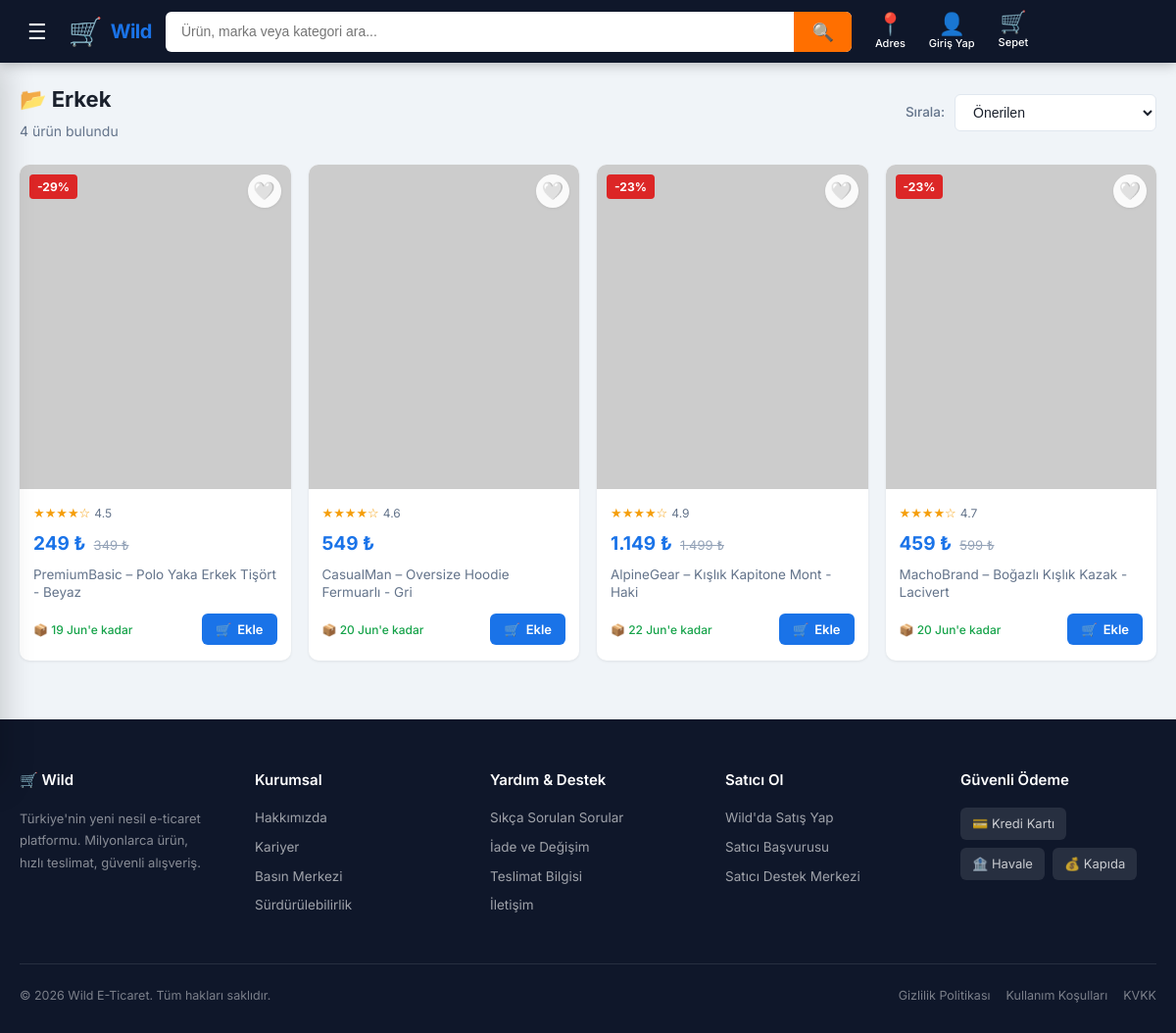
Page /search.php?cat=2 on the committed database.
### tables this page shows
CREATE TABLE categories (
    id INT AUTO_INCREMENT PRIMARY KEY,
    parent_id INT DEFAULT NULL,
    name VARCHAR(100) NOT NULL,
    type ENUM('adult', 'child', 'home', 'general') DEFAULT 'general',
    icon VARCHAR(100),
    FOREIGN KEY (parent_id) REFERENCES categories(id) ON DELETE CASCADE
);

CREATE TABLE products (
    id INT AUTO_INCREMENT PRIMARY KEY,
    category_id INT NOT NULL,
    brand VARCHAR(150),
    title VARCHAR(255) NOT NULL,
    description TEXT,
    price DECIMAL(10, 2) NOT NULL,
    original_price DECIMAL(10, 2) DEFAULT NULL,
    sku VARCHAR(100) UNIQUE NOT NULL,
    composition VARCHAR(255),
    gender ENUM('male', 'female', 'unisex', 'child') DEFAULT 'unisex',
    model_size VARCHAR(50),
    model_height VARCHAR(50),
    return_policy TEXT,
    stock INT NOT NULL DEFAULT 100,
    rating DECIMAL(2,1) DEFAULT 4.5,
    seller_rating DECIMAL(2,1) DEFAULT 4.7,
    delivery_days INT DEFAULT 3,
    created_at TIMESTAMP DEFAULT CURRENT_TIMESTAMP,
    FOREIGN KEY (category_id) REFERENCES categories(id) ON DELETE CASCADE
);

### search.php (the view, shortened to what this page needs)
<?php
require_once __DIR__ . '/config/db.php';
$q       = trim($_GET['q']   ?? '');
$cat_id  = (int)($_GET['cat'] ?? 0);
$sort    = $_GET['sort']     ?? 'default';
$cat_name = '';
if ($cat_id) {
    $cs = $pdo->prepare("SELECT name FROM categories WHERE id = ?");
    $cs->execute([$cat_id]);
    $cat_name = $cs->fetchColumn() ?: '';
}
$params = [];
$where  = ['1=1'];
if ($cat_id) {
    $where[]  = "(p.category_id = ? OR c.parent_id = ?)";
    $params   = array_merge($params, [$cat_id, $cat_id]);
}
$order = match($sort) {
    'price_asc'  => 'p.price ASC',
    'price_desc' => 'p.price DESC',
    'rating'     => 'p.rating DESC',
    'new'        => 'p.created_at DESC',
    default      => 'RAND()',
};
$sql = "
    SELECT p.id, p.title, p.price, p.original_price, p.brand,
           p.rating, p.delivery_days, c.name as cat_name, c.type as cat_type,
           pv.main_image
    FROM products p
    JOIN categories c ON c.id = p.category_id
    JOIN product_variants pv ON pv.product_id = p.id
    WHERE " . implode(' AND ', $where) . "
    GROUP BY p.id
    ORDER BY $order
    LIMIT 60
";
$stmt = $pdo->prepare($sql);
$stmt->execute($params);
$products = $stmt->fetchAll();
$wishlist_ids = [];
function deliveryDate(int $days): string { return date('d M', strtotime("+{$days} days")); }
function stars(float $r): string {
    return str_repeat('★', floor($r)) . str_repeat('☆', 5 - floor($r));
}
require_once __DIR__ . '/includes/header.php';
?>
<main>
<div class="container" style="padding-top:20px;">
    <div style="display:flex;align-items:center;justify-content:space-between;flex-wrap:wrap;gap:12px;margin-bottom:22px;">
        <div>
            <h1 style="font-size:22px;font-weight:700;">
                <?php if ($q): ?>🔍 "<?= htmlspecialchars($q) ?>" için sonuçlar
                <?php elseif ($cat_name): ?>📂 <?= htmlspecialchars($cat_name) ?>
                <?php else: ?>🛍️ Tüm Ürünler
                <?php endif; ?>
            </h1>
            <p style="color:var(--text-muted);font-size:14px;margin-top:4px;"><?= count($products) ?> ürün bulundu</p>
        </div>
        <div style="display:flex;align-items:center;gap:10px;">
            <label for="sort-sel" style="font-size:13.5px;font-weight:500;color:var(--text-muted);">Sırala:</label>
            <select id="sort-sel" onchange="applySort(this.value)"
                style="padding:9px 14px;border:1.5px solid var(--border);border-radius:var(--radius-sm);
                       font-size:14px;background:var(--surface);color:var(--text);cursor:pointer;outline:none;">
                <option value="default"    <?= $sort==='default'    ?'selected':'' ?>>Önerilen</option>
            </select>
        </div>
    </div>
    <?php if (empty($products)): ?>
    <div style="text-align:center;padding:80px 20px;">
        <div style="font-size:64px;margin-bottom:16px;">🔍</div>
        <h2 style="font-size:20px;margin-bottom:8px;color:var(--text-muted);">Sonuç bulunamadı</h2>
        <p style="color:var(--text-light);margin-bottom:24px;">Farklı bir arama terimi deneyin veya kategorilere göz atın.</p>
        <a href="<?= URL_ROOT ?>/index.php" class="btn btn-primary">Ana Sayfaya Dön</a>
    </div>
    <?php else: ?>
    <div class="grid-auto">
    <?php foreach ($products as $p):
        $in_wl       = in_array($p['id'], $wishlist_ids);
        $is_cloth    = in_array($p['cat_type'], ['adult','child']);
        $disc        = $p['original_price'] ? round((1 - $p['price'] / $p['original_price']) * 100) : 0;
        $delivery    = deliveryDate($p['delivery_days']);
    ?>
    <div class="product-card" onclick="window.location='<?= URL_ROOT ?>/product.php?id=<?= $p['id'] ?>'">
        <div class="card-img-wrap">
            <img src="<?= htmlspecialchars($p['main_image']) ?>"
                 alt="<?= htmlspecialchars($p['title']) ?>"
                 loading="lazy"
                 onerror="this.src='https://via.placeholder.com/400x500?text=Görsel+Yok'">
            <?php if ($disc > 0): ?><span class="badge-discount">-<?= $disc ?>%</span><?php endif; ?>
            <button class="btn-heart <?= $in_wl ? 'active' : '' ?>"
                    data-product-id="<?= $p['id'] ?>"
                    onclick="event.stopPropagation();toggleWishlist(this,<?= $p['id'] ?>,<?= $is_cloth ? 'true':'false' ?>)"
                    aria-label="Favorilere Ekle"><?= $in_wl ? '❤️' : '🤍' ?></button>
        </div>
        <div class="card-body">
            <div class="card-rating">
                <span class="stars"><?= stars((float)$p['rating']) ?></span>
                <span><?= number_format((float)$p['rating'],1) ?></span>
            </div>
            <div class="card-price">
                <span class="price-now"><?= number_format($p['price'],0,',','.') ?> ₺</span>
                <?php if ($p['original_price']): ?>
                <span class="price-old"><?= number_format($p['original_price'],0,',','.') ?> ₺</span>
                <?php endif; ?>
            </div>
            <p class="card-title"><?= htmlspecialchars($p['brand'] ? $p['brand'].' – '.$p['title'] : $p['title']) ?></p>
            <div class="card-footer-row">
                <span class="card-delivery">📦 <?= $delivery ?>'e kadar</span>
                <button class="btn-add-cart" onclick="event.stopPropagation();addToCart(<?= $p['id'] ?>,null,null)">
                    🛒 <span>Ekle</span>
                </button>
            </div>
        </div>
    </div>
    <?php endforeach; ?>
    </div>
    <?php endif; ?>
</div>
</main>
<?php require_once __DIR__ . '/includes/footer.php'; ?>

### css/style.css (style rules this page uses)
:root { --primary: #1a73e8; --primary-dark: #1558b0; --primary-light: #e8f0fe; --accent: #ff6f00; --accent-light: #fff3e0; --bg: #f0f4f8; --surface: #ffffff; --surface-2: #f8fafc; --border: #e0e7ef; --text: #1a202c; --text-muted: #64748b; --text-light: #94a3b8; --header-bg: #0f172a; --header-text: #ffffff; --header-hover: rgba(255,255,255,0.12); --header-h: 64px; --success: #16a34a; --danger: #dc2626; --warning: #d97706; --info: #0284c7; --shadow-sm: 0 1px 3px rgba(0,0,0,0.08); --shadow-md: 0 4px 16px rgba(0,0,0,0.10); --shadow-lg: 0 12px 40px rgba(0,0,0,0.14); --radius-sm: 6px; --radius-md: 10px; --radius-lg: 16px; --transition: 0.2s ease; }
*, *::before, *::after { box-sizing: border-box; margin: 0; padding: 0; }
html { scroll-behavior: smooth; }
body { font-family: 'Inter', sans-serif; background: var(--bg); color: var(--text); font-size: 15px; line-height: 1.6; min-height: 100vh; }
img { display: block; max-width: 100%; }
button { cursor: pointer; font-family: inherit; }
.container { width: 100%; max-width: 1380px; margin: 0 auto; padding: 0 20px; }
.grid-auto { display: grid; grid-template-columns: repeat(auto-fill, minmax(220px, 1fr)); gap: 18px; }
.product-card { background: var(--surface); border-radius: var(--radius-md); overflow: hidden; box-shadow: var(--shadow-sm); transition: transform 0.22s ease, box-shadow 0.22s ease; cursor: pointer; position: relative; }
.card-img-wrap { position: relative; width: 100%; padding-top: 120%; overflow: hidden; background: var(--surface-2); }
.card-img-wrap img { position: absolute; inset: 0; width: 100%; height: 100%; object-fit: cover; transition: transform 0.4s ease; }
.btn-heart { position: absolute; top: 10px; right: 10px; background: rgba(255,255,255,0.9); border: none; border-radius: 50%; width: 34px; height: 34px; display: flex; align-items: center; justify-content: center; font-size: 18px; cursor: pointer; box-shadow: var(--shadow-sm); transition: background var(--transition), transform var(--transition); z-index: 5; color: #bbb; }
.badge-discount { position: absolute; top: 10px; left: 10px; background: var(--danger); color: #fff; font-size: 12px; font-weight: 700; padding: 3px 8px; border-radius: 4px; z-index: 5; }
.card-body { padding: 14px 14px 16px; }
.card-price { display: flex; align-items: baseline; gap: 8px; flex-wrap: wrap; margin-bottom: 6px; }
.card-price .price-now { font-size: 19px; font-weight: 700; color: var(--primary); }
.card-price .price-old { font-size: 13px; color: var(--text-light); text-decoration: line-through; }
.card-title { font-size: 13.5px; color: var(--text-muted); margin-bottom: 12px; line-height: 1.4; display: -webkit-box; -webkit-line-clamp: 2; -webkit-box-orient: vertical; overflow: hidden; }
.card-footer-row { display: flex; align-items: center; gap: 8px; flex-wrap: wrap; }
.card-delivery { font-size: 12px; color: var(--success); font-weight: 500; flex: 1; }
.btn-add-cart { display: flex; align-items: center; gap: 6px; background: var(--primary); color: #fff; border: none; border-radius: var(--radius-sm); padding: 8px 14px; font-size: 13px; font-weight: 600; transition: background var(--transition), transform var(--transition); white-space: nowrap; }
.card-rating { display: flex; align-items: center; gap: 4px; font-size: 12px; color: var(--text-muted); margin-bottom: 6px; }
.stars { color: #f59e0b; font-size: 13px; }

### rows in the picture
categories: name "Erkek"
products: disc "29", rating "★★★★☆", rating "4.5", price "249", original_price "349", brand+title "PremiumBasic – Polo Yaka Erkek Tişört - Beyaz", delivery_days "19 Jun"
products: rating "★★★★☆", rating "4.6", price "549", brand+title "CasualMan – Oversize Hoodie Fermuarlı - Gri", delivery_days "20 Jun"
products: disc "23", rating "★★★★☆", rating "4.9", price "1.149", original_price "1.499", brand+title "AlpineGear – Kışlık Kapitone Mont - Haki", delivery_days "22 Jun"
products: disc "23", rating "★★★★☆", rating "4.7", price "459", original_price "599", brand+title "MachoBrand – Boğazlı Kışlık Kazak - Lacivert", delivery_days "20 Jun"

### other values in the picture
$user_name "Giriş Yap"
count($products) "4"
